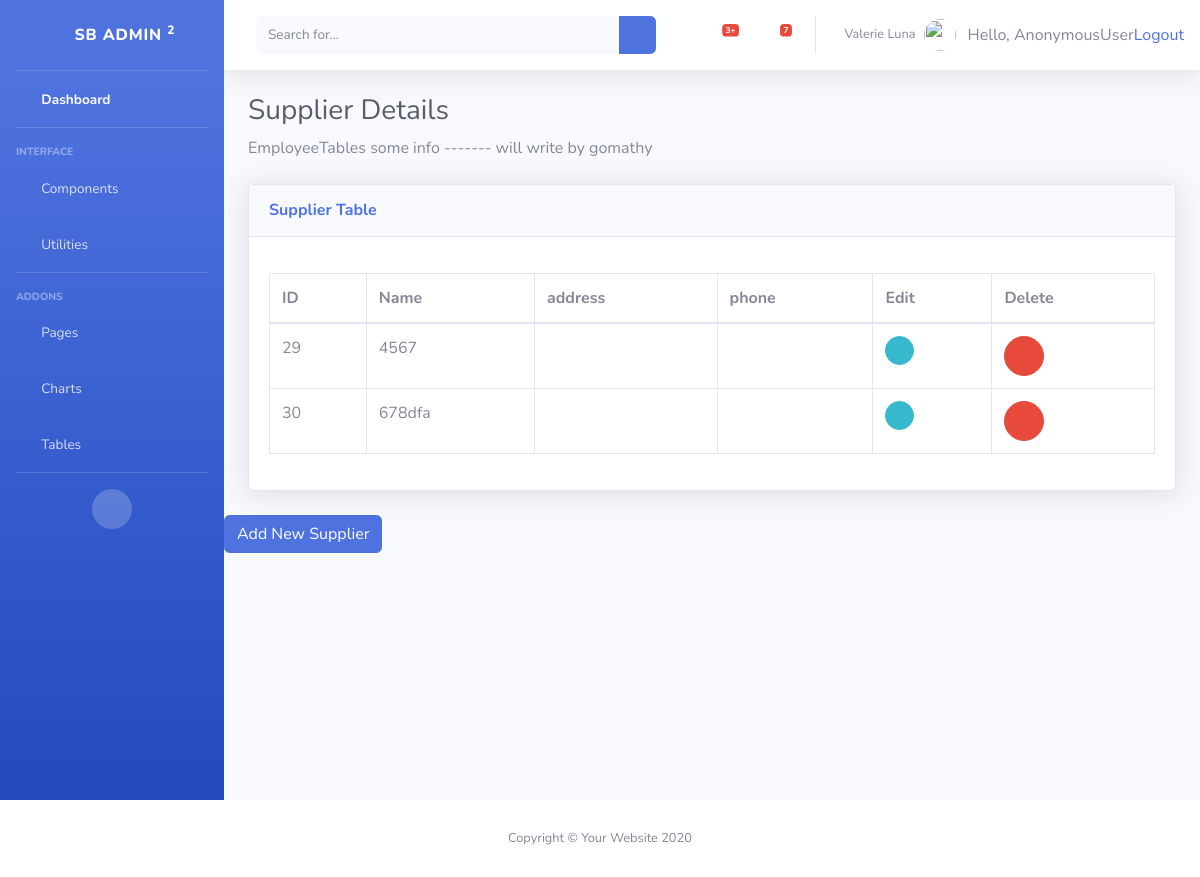
The app's page /supplier/, older data.
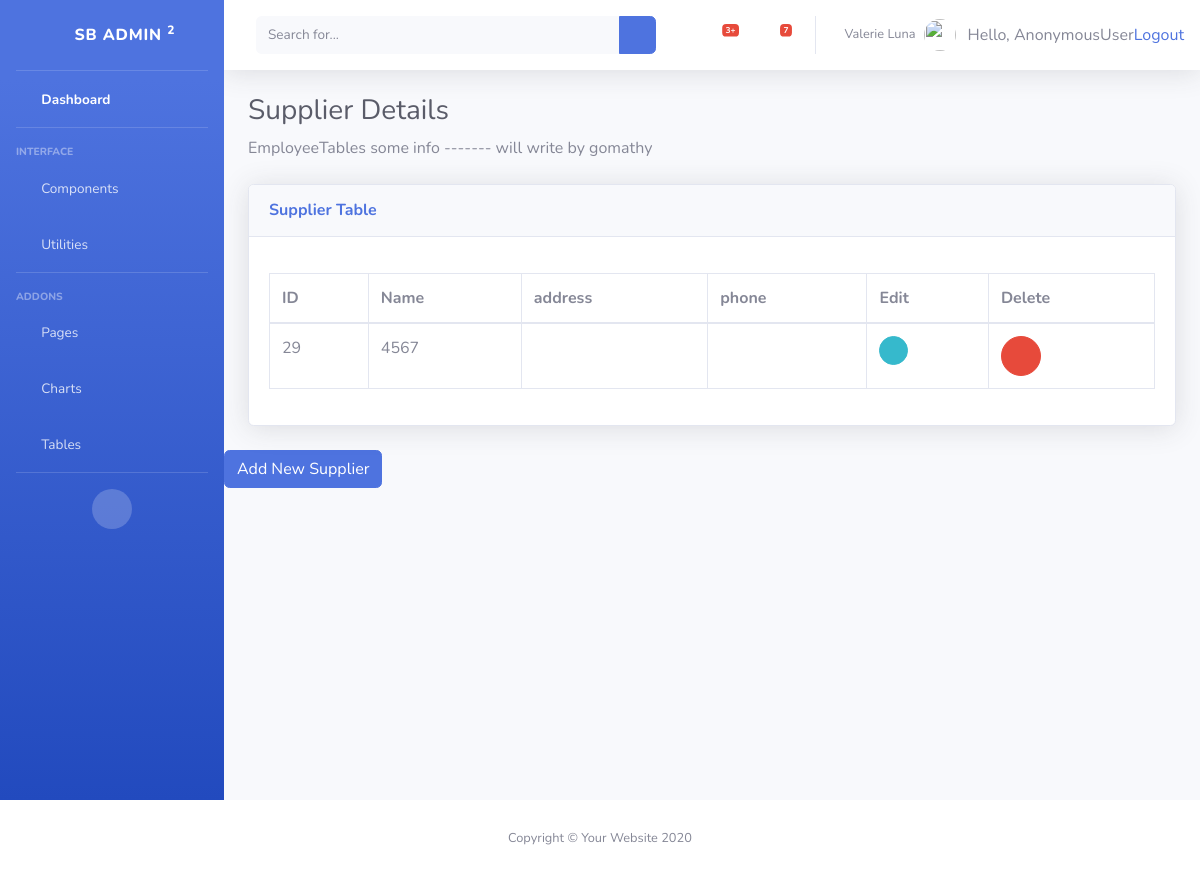
The same page, newer data.
### inventory/models.py (models this page shows, shortened)
class Supplier(models.Model):
	name 	= models.CharField("Supplier Name", max_length=30)
	address = models.CharField(verbose_name="Address of the supplier",max_length=70, default='None', blank=True)
	phone 	= models.CharField("Phone Number", max_length=11, default='0')

### inventory/views.py (the view)
# urls.py: path('supplier/',views.supplier,name='supplier'),
def supplier(request):
	Sup = Supplier.objects.all()
	return render(request, 'inventory/supplier.html', { 'Sup': Sup })

### inventory/templates/inventory/supplier.html
{% extends 'inventory/base.html' %}
{% load static %}
{% block body %}
<h1 class="h3 mb-2 text-gray-800">Supplier Details </h1>
          <p class="mb-4">EmployeeTables some info ------- will write by gomathy  </p>
          <div class="card shadow mb-4">
            <div class="card-header py-3">
              <h6 class="m-0 font-weight-bold text-primary">Supplier Table</h6>
            </div>
            <div class="card-body">
              <div class="table-responsive">
                <table class="table table-bordered" id="dataTable" width="100%" cellspacing="0">
                  <thead>
                    <tr>
                      <th>ID</th>
                      <th>Name</th>
                      <th>address</th>
                      <th>phone</th>
                      <th>Edit</th>
                      <th>Delete</th>
                    </tr>
                  </thead>
                  <tbody>
            <ul>
						{% for e in Sup %}
						<tr>
                <td> {{ e.id }} </td>
						    <td>{{ e.name }} </td>
						    <td>{{ e.address }} </td>
						    <td>{{ e.phone }} </td>
                <td>
                    <a href="{% url 'inventory:sup_edit' e.id %}" class="btn btn-info btn-circle btn-sm">
                      <i class="fas fa-info-circle"></i>
                    </a>
                </td>
                <td>
                    <a href="{% url 'inventory:delete_supplier' e.id %}"
                      class="btn btn-danger btn-circle tn-sm">
                      <i class="fas fa-trash"></i>
                    </a>
                </td>
						</tr>
						{% endfor %}
						</ul>
                  </tbody>
                </table>
              </div>
            </div>
          </div>
        </div>
        <div class="button-group">
              <a href="{% url 'inventory:add_supplier' %}" class="btn btn-primary" role="button">
              Add New Supplier </a>
        </div>
      </div>
</div>
{% endblock %}

Row changes from the older to the newer data that the page shows:
removed Supplier: id "30", name "678dfa"
